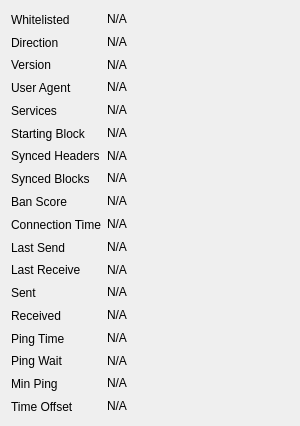
             <widget class="QWidget" name="detailWidget">
              <property name="geometry">
               <rect>
                <x>0</x>
                <y>0</y>
                <width>300</width>
                <height>426</height>
               </rect>
              </property>
              <property name="minimumSize">
               <size>
                <width>300</width>
                <height>0</height>
               </size>
              </property>
              <layout class="QGridLayout" name="gridLayout_2" columnstretch="0,1">
               <item row="0" column="0">
                <widget class="QLabel" name="label_30">
                 <property name="text">
                  <string>Whitelisted</string>
                 </property>
                </widget>
               </item>
               <item row="0" column="1">
                <widget class="QLabel" name="peerWhitelisted">
                 <property name="cursor">
                  <cursorShape>IBeamCursor</cursorShape>
                 </property>
                 <property name="text">
                  <string>N/A</string>
                 </property>
                 <property name="textFormat">
                  <enum>Qt::PlainText</enum>
                 </property>
                 <property name="textInteractionFlags">
                  <set>Qt::LinksAccessibleByMouse|Qt::TextSelectableByKeyboard|Qt::TextSelectableByMouse</set>
                 </property>
                </widget>
               </item>
               <item row="1" column="0">
                <widget class="QLabel" name="label_23">
                 <property name="text">
                  <string>Direction</string>
                 </property>
                </widget>
               </item>
               <item row="1" column="1">
                <widget class="QLabel" name="peerDirection">
                 <property name="cursor">
                  <cursorShape>IBeamCursor</cursorShape>
                 </property>
                 <property name="text">
                  <string>N/A</string>
                 </property>
                 <property name="textFormat">
                  <enum>Qt::PlainText</enum>
                 </property>
                 <property name="textInteractionFlags">
                  <set>Qt::LinksAccessibleByMouse|Qt::TextSelectableByKeyboard|Qt::TextSelectableByMouse</set>
                 </property>
                </widget>
               </item>
               <item row="2" column="0">
                <widget class="QLabel" name="label_21">
                 <property name="text">
                  <string>Version</string>
                 </property>
                </widget>
               </item>
               <item row="2" column="1">
                <widget class="QLabel" name="peerVersion">
                 <property name="cursor">
                  <cursorShape>IBeamCursor</cursorShape>
                 </property>
                 <property name="text">
                  <string>N/A</string>
                 </property>
                 <property name="textFormat">
                  <enum>Qt::PlainText</enum>
                 </property>
                 <property name="textInteractionFlags">
                  <set>Qt::LinksAccessibleByMouse|Qt::TextSelectableByKeyboard|Qt::TextSelectableByMouse</set>
                 </property>
                </widget>
               </item>
               <item row="3" column="0">
                <widget class="QLabel" name="label_28">
                 <property name="text">
                  <string>User Agent</string>
                 </property>
                </widget>
               </item>
               <item row="3" column="1">
                <widget class="QLabel" name="peerSubversion">
                 <property name="cursor">
                  <cursorShape>IBeamCursor</cursorShape>
                 </property>
                 <property name="text">
                  <string>N/A</string>
                 </property>
                 <property name="textFormat">
                  <enum>Qt::PlainText</enum>
                 </property>
                 <property name="textInteractionFlags">
                  <set>Qt::LinksAccessibleByMouse|Qt::TextSelectableByKeyboard|Qt::TextSelectableByMouse</set>
                 </property>
                </widget>
               </item>
               <item row="4" column="0">
                <widget class="QLabel" name="label_4">
                 <property name="text">
                  <string>Services</string>
                 </property>
                </widget>
               </item>
               <item row="4" column="1">
                <widget class="QLabel" name="peerServices">
                 <property name="cursor">
                  <cursorShape>IBeamCursor</cursorShape>
                 </property>
                 <property name="text">
                  <string>N/A</string>
                 </property>
                 <property name="textFormat">
                  <enum>Qt::PlainText</enum>
                 </property>
                 <property name="textInteractionFlags">
                  <set>Qt::LinksAccessibleByMouse|Qt::TextSelectableByKeyboard|Qt::TextSelectableByMouse</set>
                 </property>
                </widget>
               </item>
               <item row="5" column="0">
                <widget class="QLabel" name="label_29">
                 <property name="text">
                  <string>Starting Block</string>
                 </property>
                </widget>
               </item>
               <item row="5" column="1">
                <widget class="QLabel" name="peerHeight">
                 <property name="cursor">
                  <cursorShape>IBeamCursor</cursorShape>
                 </property>
                 <property name="text">
                  <string>N/A</string>
                 </property>
                 <property name="textFormat">
                  <enum>Qt::PlainText</enum>
                 </property>
                 <property name="textInteractionFlags">
                  <set>Qt::LinksAccessibleByMouse|Qt::TextSelectableByKeyboard|Qt::TextSelectableByMouse</set>
                 </property>
                </widget>
               </item>
               <item row="6" column="0">
                <widget class="QLabel" name="label_27">
                 <property name="text">
                  <string>Synced Headers</string>
                 </property>
                </widget>
               </item>
               <item row="6" column="1">
                <widget class="QLabel" name="peerSyncHeight">
                 <property name="cursor">
                  <cursorShape>IBeamCursor</cursorShape>
                 </property>
                 <property name="text">
                  <string>N/A</string>
                 </property>
                 <property name="textFormat">
                  <enum>Qt::PlainText</enum>
                 </property>
                 <property name="textInteractionFlags">
                  <set>Qt::LinksAccessibleByMouse|Qt::TextSelectableByKeyboard|Qt::TextSelectableByMouse</set>
                 </property>
                </widget>
               </item>
               <item row="7" column="0">
                <widget class="QLabel" name="label_25">
                 <property name="text">
                  <string>Synced Blocks</string>
                 </property>
                </widget>
               </item>
               <item row="7" column="1">
                <widget class="QLabel" name="peerCommonHeight">
                 <property name="cursor">
                  <cursorShape>IBeamCursor</cursorShape>
                 </property>
                 <property name="text">
                  <string>N/A</string>
                 </property>
                 <property name="textFormat">
                  <enum>Qt::PlainText</enum>
                 </property>
                 <property name="textInteractionFlags">
                  <set>Qt::LinksAccessibleByMouse|Qt::TextSelectableByKeyboard|Qt::TextSelectableByMouse</set>
                 </property>
                </widget>
               </item>
               <item row="8" column="0">
                <widget class="QLabel" name="label_24">
                 <property name="text">
                  <string>Ban Score</string>
                 </property>
                </widget>
               </item>
               <item row="8" column="1">
                <widget class="QLabel" name="peerBanScore">
                 <property name="cursor">
                  <cursorShape>IBeamCursor</cursorShape>
                 </property>
                 <property name="text">
                  <string>N/A</string>
                 </property>
                 <property name="textFormat">
                  <enum>Qt::PlainText</enum>
                 </property>
                 <property name="textInteractionFlags">
                  <set>Qt::LinksAccessibleByMouse|Qt::TextSelectableByKeyboard|Qt::TextSelectableByMouse</set>
                 </property>
                </widget>
               </item>
               <item row="9" column="0">
                <widget class="QLabel" name="label_22">
                 <property name="text">
                  <string>Connection Time</string>
                 </property>
                </widget>
               </item>
               <item row="9" column="1">
                <widget class="QLabel" name="peerConnTime">
                 <property name="cursor">
                  <cursorShape>IBeamCursor</cursorShape>
                 </property>
                 <property name="text">
                  <string>N/A</string>
                 </property>
                 <property name="textFormat">
                  <enum>Qt::PlainText</enum>
                 </property>
                 <property name="textInteractionFlags">
                  <set>Qt::LinksAccessibleByMouse|Qt::TextSelectableByKeyboard|Qt::TextSelectableByMouse</set>
                 </property>
                </widget>
               </item>
               <item row="10" column="0">
                <widget class="QLabel" name="label_15">
                 <property name="text">
                  <string>Last Send</string>
                 </property>
                </widget>
               </item>
               <item row="10" column="1">
                <widget class="QLabel" name="peerLastSend">
                 <property name="cursor">
                  <cursorShape>IBeamCursor</cursorShape>
                 </property>
                 <property name="text">
                  <string>N/A</string>
                 </property>
                 <property name="textFormat">
                  <enum>Qt::PlainText</enum>
                 </property>
                 <property name="textInteractionFlags">
                  <set>Qt::LinksAccessibleByMouse|Qt::TextSelectableByKeyboard|Qt::TextSelectableByMouse</set>
                 </property>
                </widget>
               </item>
               <item row="11" column="0">
                <widget class="QLabel" name="label_19">
                 <property name="text">
                  <string>Last Receive</string>
                 </property>
                </widget>
               </item>
               <item row="11" column="1">
                <widget class="QLabel" name="peerLastRecv">
                 <property name="cursor">
                  <cursorShape>IBeamCursor</cursorShape>
                 </property>
                 <property name="text">
                  <string>N/A</string>
                 </property>
                 <property name="textFormat">
                  <enum>Qt::PlainText</enum>
                 </property>
                 <property name="textInteractionFlags">
                  <set>Qt::LinksAccessibleByMouse|Qt::TextSelectableByKeyboard|Qt::TextSelectableByMouse</set>
                 </property>
                </widget>
               </item>
               <item row="12" column="0">
                <widget class="QLabel" name="label_18">
                 <property name="text">
                  <string>Sent</string>
                 </property>
                </widget>
               </item>
               <item row="12" column="1">
                <widget class="QLabel" name="peerBytesSent">
                 <property name="cursor">
                  <cursorShape>IBeamCursor</cursorShape>
                 </property>
                 <property name="text">
                  <string>N/A</string>
                 </property>
                 <property name="textFormat">
                  <enum>Qt::PlainText</enum>
                 </property>
                 <property name="textInteractionFlags">
                  <set>Qt::LinksAccessibleByMouse|Qt::TextSelectableByKeyboard|Qt::TextSelectableByMouse</set>
                 </property>
                </widget>
               </item>
               <item row="13" column="0">
                <widget class="QLabel" name="label_20">
                 <property name="text">
                  <string>Received</string>
                 </property>
                </widget>
               </item>
               <item row="13" column="1">
                <widget class="QLabel" name="peerBytesRecv">
                 <property name="cursor">
                  <cursorShape>IBeamCursor</cursorShape>
                 </property>
                 <property name="text">
                  <string>N/A</string>
                 </property>
                 <property name="textFormat">
                  <enum>Qt::PlainText</enum>
                 </property>
                 <property name="textInteractionFlags">
                  <set>Qt::LinksAccessibleByMouse|Qt::TextSelectableByKeyboard|Qt::TextSelectableByMouse</set>
                 </property>
                </widget>
               </item>
               <item row="14" column="0">
                <widget class="QLabel" name="label_26">
                 <property name="text">
                  <string>Ping Time</string>
                 </property>
                </widget>
               </item>
               <item row="14" column="1">
                <widget class="QLabel" name="peerPingTime">
                 <property name="cursor">
                  <cursorShape>IBeamCursor</cursorShape>
                 </property>
                 <property name="text">
                  <string>N/A</string>
                 </property>
                 <property name="textFormat">
                  <enum>Qt::PlainText</enum>
                 </property>
                 <property name="textInteractionFlags">
                  <set>Qt::LinksAccessibleByMouse|Qt::TextSelectableByKeyboard|Qt::TextSelectableByMouse</set>
                 </property>
                </widget>
               </item>
               <item row="15" column="0">
                <widget class="QLabel" name="peerPingWaitLabel">
                 <property name="toolTip">
                  <string>The duration of a currently outstanding ping.</string>
                 </property>
                 <property name="text">
                  <string>Ping Wait</string>
                 </property>
                </widget>
               </item>
               <item row="15" column="1">
                <widget class="QLabel" name="peerPingWait">
                 <property name="cursor">
                  <cursorShape>IBeamCursor</cursorShape>
                 </property>
                 <property name="text">
                  <string>N/A</string>
                 </property>
                 <property name="textFormat">
                  <enum>Qt::PlainText</enum>
                 </property>
                 <property name="textInteractionFlags">
                  <set>Qt::LinksAccessibleByMouse|Qt::TextSelectableByKeyboard|Qt::TextSelectableByMouse</set>
                 </property>
                </widget>
               </item>
               <item row="16" column="0">
                <widget class="QLabel" name="peerMinPingLabel">
                 <property name="text">
                  <string>Min Ping</string>
                 </property>
                </widget>
               </item>
               <item row="16" column="1">
                <widget class="QLabel" name="peerMinPing">
                 <property name="cursor">
                  <cursorShape>IBeamCursor</cursorShape>
                 </property>
                 <property name="text">
                  <string>N/A</string>
                 </property>
                 <property name="textFormat">
                  <enum>Qt::PlainText</enum>
                 </property>
                 <property name="textInteractionFlags">
                  <set>Qt::LinksAccessibleByMouse|Qt::TextSelectableByKeyboard|Qt::TextSelectableByMouse</set>
                 </property>
                </widget>
               </item>
               <item row="17" column="0">
                <widget class="QLabel" name="label_timeoffset">
                 <property name="text">
                  <string>Time Offset</string>
                 </property>
                </widget>
               </item>
               <item row="17" column="1">
                <widget class="QLabel" name="timeoffset">
                 <property name="cursor">
                  <cursorShape>IBeamCursor</cursorShape>
                 </property>
                 <property name="text">
                  <string>N/A</string>
                 </property>
                 <property name="textFormat">
                  <enum>Qt::PlainText</enum>
                 </property>
                 <property name="textInteractionFlags">
                  <set>Qt::LinksAccessibleByMouse|Qt::TextSelectableByKeyboard|Qt::TextSelectableByMouse</set>
                 </property>
                </widget>
               </item>
              </layout>
             </widget>
